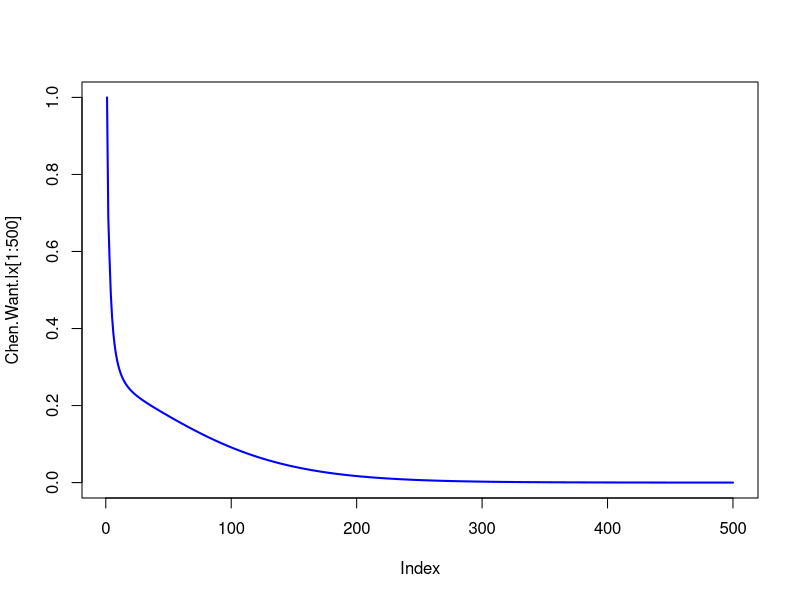
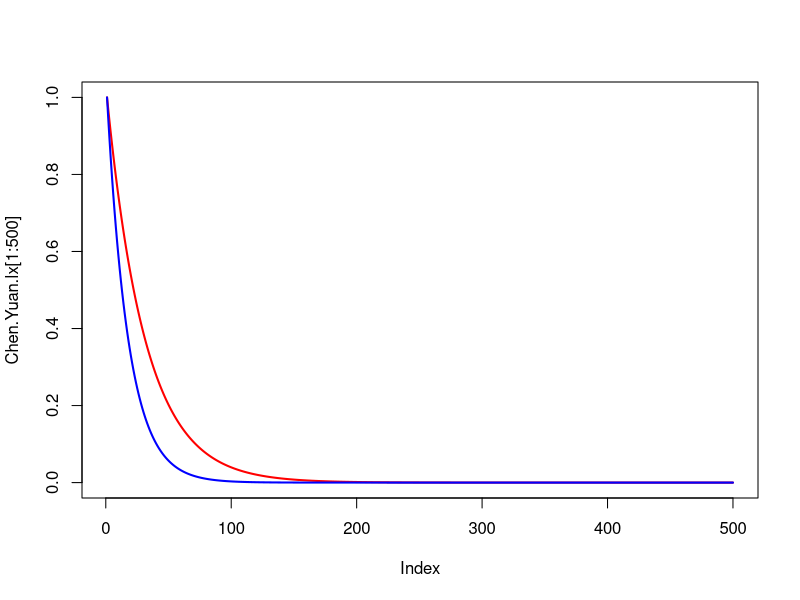
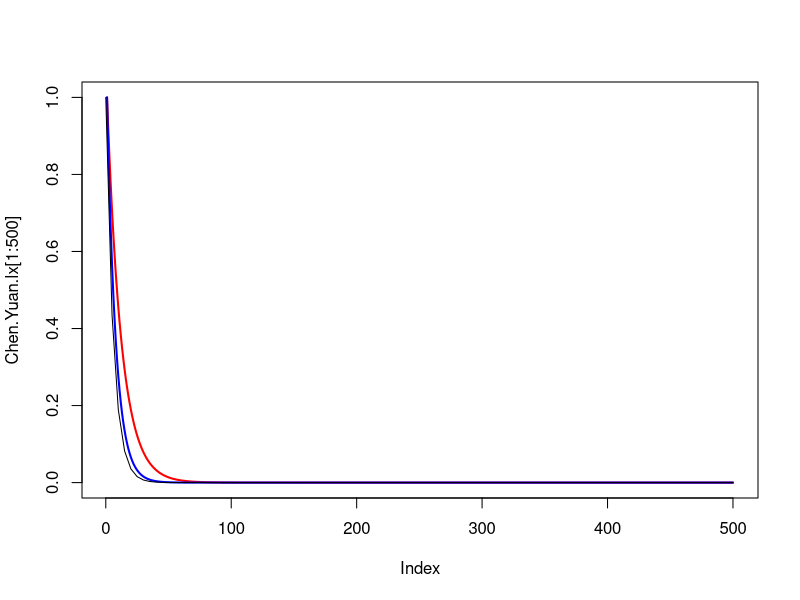
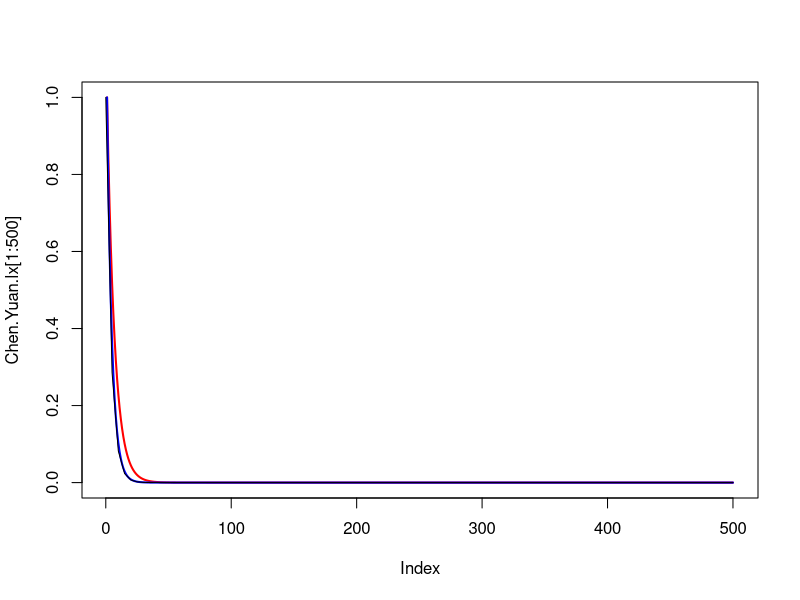

The R script that drew these images, in order:

### SILVERTIPS
Linf<-497.9
k<- 0.02
L0<-70.8
t0<- (1/k)*log((Linf-L0)/Linf)
Age <- 0:500
Lt <- Linf*(1-exp(-k*(Age-t0)))


# Instantaneous rate of fishing mortality if you want to test it. 
.F <- 0

# Note that it is age-indepdent as we don't have selectivity info
# for silvertips. My limited sample didn't have any 1 and 2 year olds so you could assume knife edge selectivity at age 3 if that is
# needed


# Chen and Watanabe mortality calculated from growth parameters
tM<--(1/k)*log(1-exp(k*t0))+t0  
a0<-1-exp(-k*(tM-t0))
a1<-k*exp(-k*(tM-t0))
a2<--0.5*k^2*exp(-k*(tM-t0))
CW <-NULL
for(i in 0:500){
  if(i <=tM){cw<-k/(1-exp(-k*(i-t0)))}
  else{cw<-k/(a0+a1*(i-tM)+a2*(i-tM)^2)}
  CW<-cbind(CW,cw)
} 

Chen.Want<-as.vector(CW)
Charnov <- k*(Lt/Linf)^-1.5
# convert C&W mortality to annual survivorship
survivorship <- exp(-(Charnov+.F))
Then_hoenig <- 4.899*32^-0.916

# Convert C&W annual survivorship to probability of survivings to age x
Chen.Want.lx<-NULL
for(i in 3:length(survivorship)){
  Chen.Want.lx[1]<-1
  Chen.Want.lx[2]<-survivorship[1]
  Chen.Want.lx[i]<-survivorship[i]^(i-1)
}

# Shows that they can survive to > 300 years old which matches your results and my expectations given the growth parameters
plot(Chen.Want.lx[1:500], ylim = c(0,1), type ="l", col = "blue", lwd = 2)


##### -------------------------------------

# Instead lets use a chen and Yuan (2006) method which uses max age
max.age <- t0+(2.669/k) # gives a max age of 125 years which is still high. 
#However its worth seeing what proportion of the population reach this age

Chen.Yuan<-exp(1.46-1.01*log(max.age))
survivorship <- exp(-(rep(Chen.Yuan,500)+.F))


Chen.Yuan.lx<-NULL
for(i in 3:length(survivorship)){
  Chen.Yuan.lx[1]<-1
  Chen.Yuan.lx[2]<-survivorship[1]
  Chen.Yuan.lx[i]<-survivorship[i]^(i-1)
}

Chen.Yuan.lx[125] # Less than 2% make it to this age which  still gives a high longevity
plot(Chen.Yuan.lx[1:500], ylim = c(0,1),type ="l", col = "red", lwd = 2)


# So lets try the hoenig method (refined by Then et al 2011) using the same max age estimate
Then_hoenig <- 4.899*max.age^-0.916

survivorship <- exp(-(rep(Then_hoenig,500)+.F))


Then_hoenig.lx<-NULL
for(i in 3:length(survivorship)){
  Then_hoenig.lx[1]<-1
  Then_hoenig.lx[2]<-survivorship[1]
  Then_hoenig.lx[i]<-survivorship[i]^(i-1)
}

Then_hoenig.lx[125] # gives a very small proportion of the population surviving to this age

lines(Then_hoenig.lx[1:500], ylim = c(0,1),col = "blue", lwd = 2)

# However only 5% make it to age 53 which is sensible
which.max(Then_hoenig.lx < 0.05)
#50% make it to 13 years old
which.max(Then_hoenig.lx < 0.5)
# and 1% surviving beyond age 80 which is also sensible
which.max(Then_hoenig.lx < 0.01)

## Therefore I'd go with the Then/hoenig method.

####################################################################################################################
######################################################################################################################

### GREY REEF SHARKS ###

Linf <- 229.2 
k<- 0.05 # Bradley et al 2017
L0<-60 
t0<- (1/k)*log((Linf-L0)/Linf)
Age <- 0:500
Lt <- Linf*(1-exp(-k*(Age-t0)))

# Instantaneous rate of fishing mortality if you want to test it. 
.F <- 0

##### -------------------------------------

# Instead lets use a chen and Yuan (2006) method which uses max age
max.age <- t0+(2.669/k) # gives a max age of 47 years 

Chen.Yuan<-exp(1.46-1.01*log(max.age))
survivorship <- exp(-(rep(Chen.Yuan,500)+.F))

Chen.Yuan.lx<-NULL
for(i in 3:length(survivorship)){
  Chen.Yuan.lx[1]<-1
  Chen.Yuan.lx[2]<-survivorship[1]
  Chen.Yuan.lx[i]<-survivorship[i]^(i-1)
}

Chen.Yuan.lx[47] # Less than 2% make it to this age
plot(Chen.Yuan.lx[1:500], ylim = c(0,1),type ="l", col = "red", lwd = 2)

# So lets try the hoenig method (refined by Then et al 2011) using the same max age estimate
Then_hoenig <- 4.899*max.age^-0.916
survivorship <- exp(-(rep(Then_hoenig,500)+.F))

Then_hoenig.lx<-NULL
for(i in 3:length(survivorship)){
  Then_hoenig.lx[1]<-1
  Then_hoenig.lx[2]<-survivorship[1]
  Then_hoenig.lx[i]<-survivorship[i]^(i-1)
}

Then_hoenig.lx[47]*100 # gives a very small proportion of the population surviving to this age

lines(Then_hoenig.lx[1:500], ylim = c(0,1),col = "blue", lwd = 2)

curve(exp(-1/6 * x), 0, 500, add = T)

# However only 5% make it to age 22 which is sensible
which.max(Then_hoenig.lx < 0.05)
# 50% make it to age 5 years old
which.max(Then_hoenig.lx < 0.5)
# and 1% surviving beyond age 34 which is also sensible
which.max(Then_hoenig.lx < 0.01)

## Therefore I'd go with the Then/hoenig method.

####################################################################################################################
######################################################################################################################

### BULL SHARKS

Linf <- 357 
k <- 0.098
L0 <- 56.50 # Natanson et al 2014
t0 <- (1/k)*log((Linf-L0)/Linf)
Age <- 0:500
Lt <- Linf*(1-exp(-k*(Age-t0)))

# Instantaneous rate of fishing mortality if you want to test it. 
.F <- 0

##### -------------------------------------

# Instead lets use a chen and Yuan (2006) method which uses max age
max.age <- t0 + (2.669 / k) # gives a max age of 64 years 

Chen.Yuan<-exp(1.46-1.01*log(max.age))
survivorship <- exp(-(rep(Chen.Yuan,500)+.F))

Chen.Yuan.lx<-NULL
for(i in 3:length(survivorship)){
  Chen.Yuan.lx[1]<-1
  Chen.Yuan.lx[2]<-survivorship[1]
  Chen.Yuan.lx[i]<-survivorship[i]^(i-1)
}

Chen.Yuan.lx[25]*100 # Less than 2% make it to this age
plot(Chen.Yuan.lx[1:500], ylim = c(0,1),type ="l", col = "red", lwd = 2)

# So lets try the hoenig method (refined by Then et al 2011) using the same max age estimate
Then_hoenig <- 4.899*max.age^-0.916
survivorship <- exp(-(rep(Then_hoenig,500)+.F))

Then_hoenig.lx<-NULL
for(i in 3:length(survivorship)){
  Then_hoenig.lx[1]<-1
  Then_hoenig.lx[2]<-survivorship[1]
  Then_hoenig.lx[i]<-survivorship[i]^(i-1)
}

Then_hoenig.lx[25]*100 # gives a very small proportion of the population surviving to this age

lines(Then_hoenig.lx[1:500], ylim = c(0,1),col = "blue", lwd = 2)

curve(exp(-1/4 * x), 0, 500, add = T)

# However only 5% make it to age 13
which.max(Then_hoenig.lx < 0.05)
# 50% make it to age 4
which.max(Then_hoenig.lx < 0.5)
# and 1% surviving beyond age 20 
which.max(Then_hoenig.lx < 0.01)

## Therefore I'd go with the Then/hoenig method.
